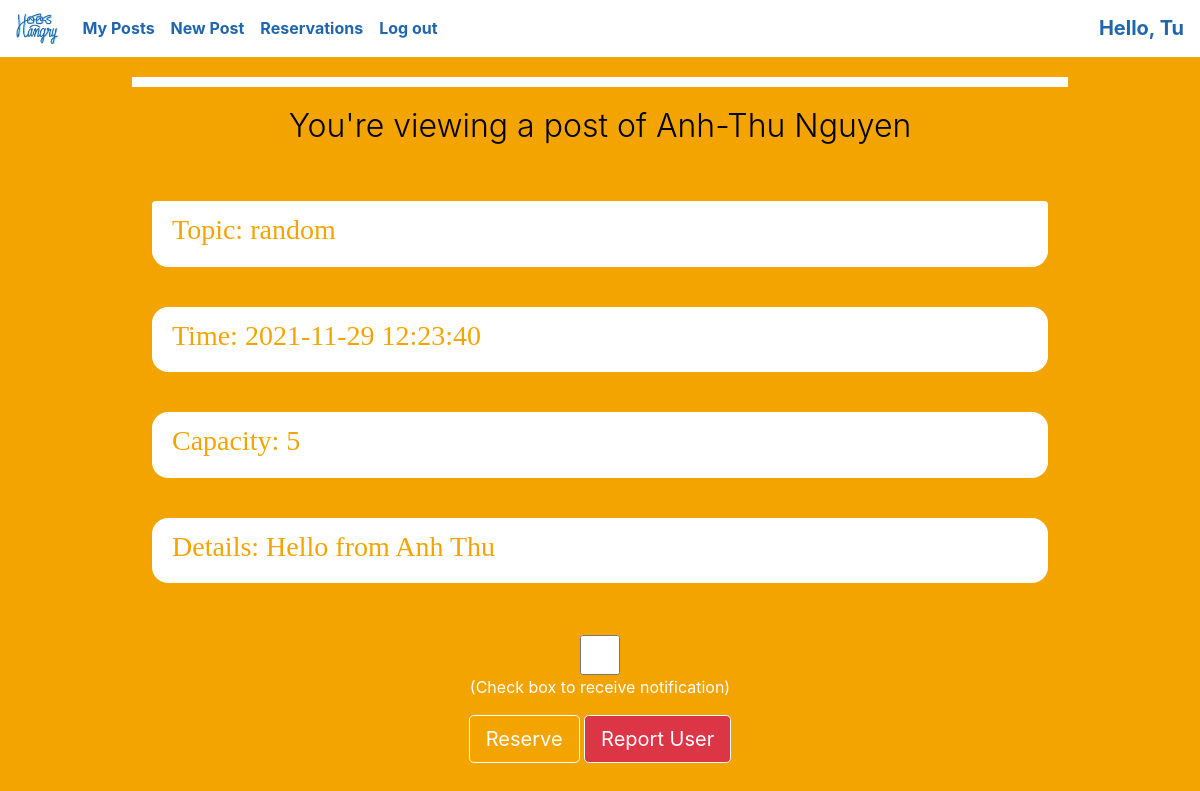
Page /postDetail.php?pid=2 (signed in) on the committed database.
### tables this page shows
CREATE TABLE `post` (
  `pid` int(11) NOT NULL,
  `cid` varchar(10) NOT NULL,
  `time` datetime NOT NULL,
  `details` varchar(1000) DEFAULT NULL,
  `capacity` int(11) NOT NULL,
  `tid` int(11) NOT NULL,
  CHECK (capacity < 6)
);

CREATE TABLE `user` (
  `cid` varchar(10) NOT NULL,
  `fname` varchar(30) NOT NULL,
  `lname` varchar(30) NOT NULL,
  `rating` double DEFAULT NULL,
  `pwd` varchar(50) NOT NULL,
  `role` varchar(30) NOT NULL
);

CREATE TABLE `topic` (
  `tid` int(11) NOT NULL,
  `name` varchar(50) NOT NULL
);

### mysql-helper.php (called while the page is built, shortened)
<?php
include 'mysql-connect.php';
function bindAllParams($stmt, $params) {
  for ($i = 0; $i < count($params); $i++) {
    $stmt->bindValue($i + 1, $params[$i]);
  }
}
function execute_query($sql, $params=null) {
  global $db;
  $stmt = $db->prepare($sql);
  if ($params) { bindAllParams($stmt, $params); }
  $success = $stmt->execute();
  $returnArr = array("was_successful" => $success,
                      "error_info" => $stmt->errorInfo(),
                      "row_count" => $stmt->rowCount(),
                      "rows_affected" => $stmt->fetchAll());
  return $returnArr;
}
?>

### postDetail.php (the view, shortened to what this page needs)
<html>
<?php
include("common-head.php");
include("mysql-helper.php");
?>
<head>
<link rel="stylesheet" href="main.css" />
<link rel="stylesheet" href="postDetail.css" />
</head>
<body>
<?php
    if(isset($_SESSION['role']) && $_SESSION['role'] == 'student'){
        include('header.php');
    }
    else {
        include('adminHeader.php');
    }
?>
<?php
    $pid = $_GET['pid'];
    $sql = "SELECT cid, fname, lname, name, details, time, capacity FROM user NATURAL JOIN topic NATURAL JOIN post WHERE pid = ?";
    $result = execute_query($sql,array($pid))['rows_affected'];
?>
<div class="container-fluid app-wrapper">
    <div class="white-bar"></div>
    <p class="display-4" style="color:black;">You're viewing a post of <?php echo $result[0]["fname"] . " " .$result[0]["lname"] ?></p>
    <div class="content-wrapper">
        <ul class="list-group">
            <li class="list-group-item list-group-item2">
                <h3>Topic: <?php echo $result[0]["name"] ?></h3>
            </li>
            <li class="list-group-item list-group-item2">
                <h3>Time: <?php echo $result[0]["time"] ?></h3>
            </li>
            <li class="list-group-item list-group-item2">
                <h3>Capacity: <?php echo $result[0]["capacity"] ?></h3>
            </li>
            <li class="list-group-item list-group-item2">
                <h3>Details: <?php echo $result[0]["details"] ?></h3>
            </li>
            <?php if(isset($_SESSION['role']) && $_SESSION['role'] == 'student'){ ?>
                <li class="list-group-item text-center" style="background-color: inherit">
                    <form action="" method="post">
                        <input name="notif" type="checkbox" style="width:5vh; height:5vh;" id="notif">
                        <p>(Check box to receive notification)</p>
                        <button type="submit" class="btn btnn btn-lg">Reserve
                        </button>
                        <button type="button" class="btn btnnn btn-lg btn-danger" data-toggle="modal" data-target="#exampleModal">
                        Report User
                        </button>
                    </form>
                </li>
            <?php } ?>
        </ul>
    </div>
</div>
</body>
</html>

### main.css (style rules this page uses)
.app-wrapper { display: flex; flex-direction: column; align-items: center; background-color: #f3a400; color: white; min-height: 100%; overflow: auto; }
.white-bar { background-color: white; width: 80%; height: 10px; margin: 20px; }
.display-4 { font-size: 2rem; }
.content-wrapper { margin-top: 20px; width: 80%; }

### postDetail.css (style rules this page uses)
.list-group-item { background-color: inherit; border-width: 0px; margin: 20px; }
.list-group-item2 { background-color: white; color: #f3a400; border-radius: 1em; font-family: "Comic Sans MS", "Comic Sans"; border-width: 0px; margin: 20px; }
.btnn { color: white; background-color: inherit; border-color: white; }
.btnnn { border-color: white; }
input[type=checkbox] { width:3vw; height:3vh; }

### rows in the picture
post: cid.fname "Anh-Thu", cid.lname "Nguyen", tid.name "random", time "2021-11-29 12:23:40", capacity "5", details "Hello from Anh Thu"

### other values in the picture
$_SESSION['name'] "Tu"
